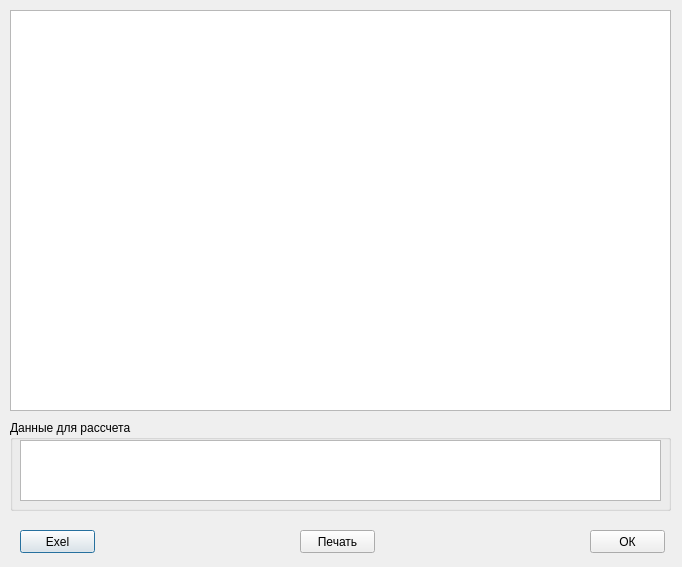
<?xml version="1.0" encoding="UTF-8"?>
<ui version="4.0">
 <class>reportDialog</class>
 <widget class="QDialog" name="reportDialog">
  <property name="geometry">
   <rect>
    <x>0</x>
    <y>0</y>
    <width>682</width>
    <height>567</height>
   </rect>
  </property>
  <property name="windowTitle">
   <string>Dialog</string>
  </property>
  <widget class="QPushButton" name="exelButton">
   <property name="geometry">
    <rect>
     <x>20</x>
     <y>530</y>
     <width>75</width>
     <height>23</height>
    </rect>
   </property>
   <property name="text">
    <string>Exel</string>
   </property>
  </widget>
  <widget class="QPushButton" name="printButton">
   <property name="geometry">
    <rect>
     <x>300</x>
     <y>530</y>
     <width>75</width>
     <height>23</height>
    </rect>
   </property>
   <property name="text">
    <string>Печать</string>
   </property>
  </widget>
  <widget class="QPushButton" name="okButton">
   <property name="geometry">
    <rect>
     <x>590</x>
     <y>530</y>
     <width>75</width>
     <height>23</height>
    </rect>
   </property>
   <property name="text">
    <string>ОК</string>
   </property>
  </widget>
  <widget class="QTableWidget" name="tableWidget">
   <property name="geometry">
    <rect>
     <x>10</x>
     <y>10</y>
     <width>661</width>
     <height>401</height>
    </rect>
   </property>
  </widget>
  <widget class="QGroupBox" name="groupBox">
   <property name="geometry">
    <rect>
     <x>10</x>
     <y>420</y>
     <width>661</width>
     <height>91</height>
    </rect>
   </property>
   <property name="title">
    <string>Данные для рассчета</string>
   </property>
   <widget class="QTableWidget" name="fileNamesTable">
    <property name="geometry">
     <rect>
      <x>10</x>
      <y>20</y>
      <width>641</width>
      <height>61</height>
     </rect>
    </property>
   </widget>
  </widget>
 </widget>
 <resources/>
 <connections/>
</ui>
